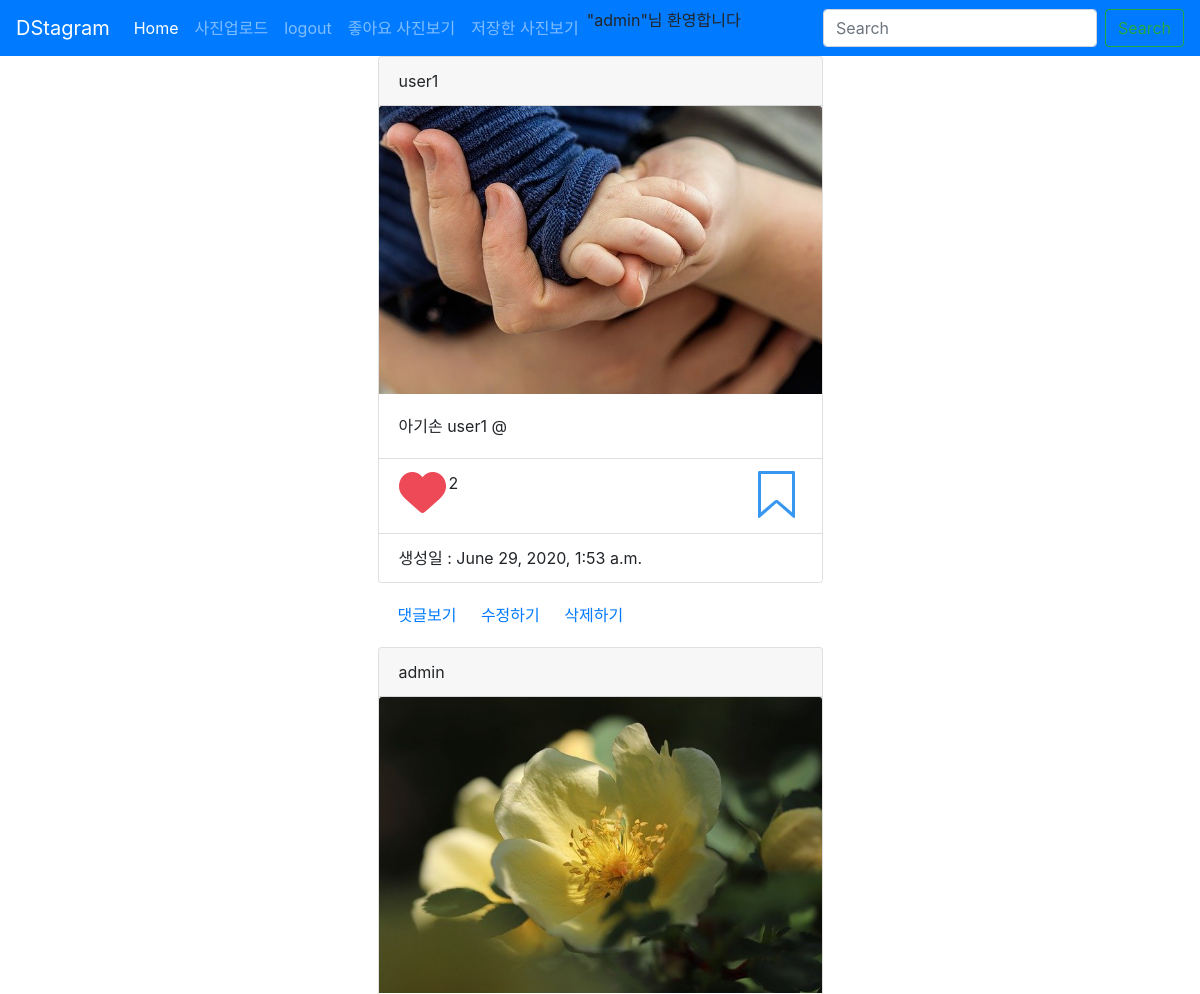
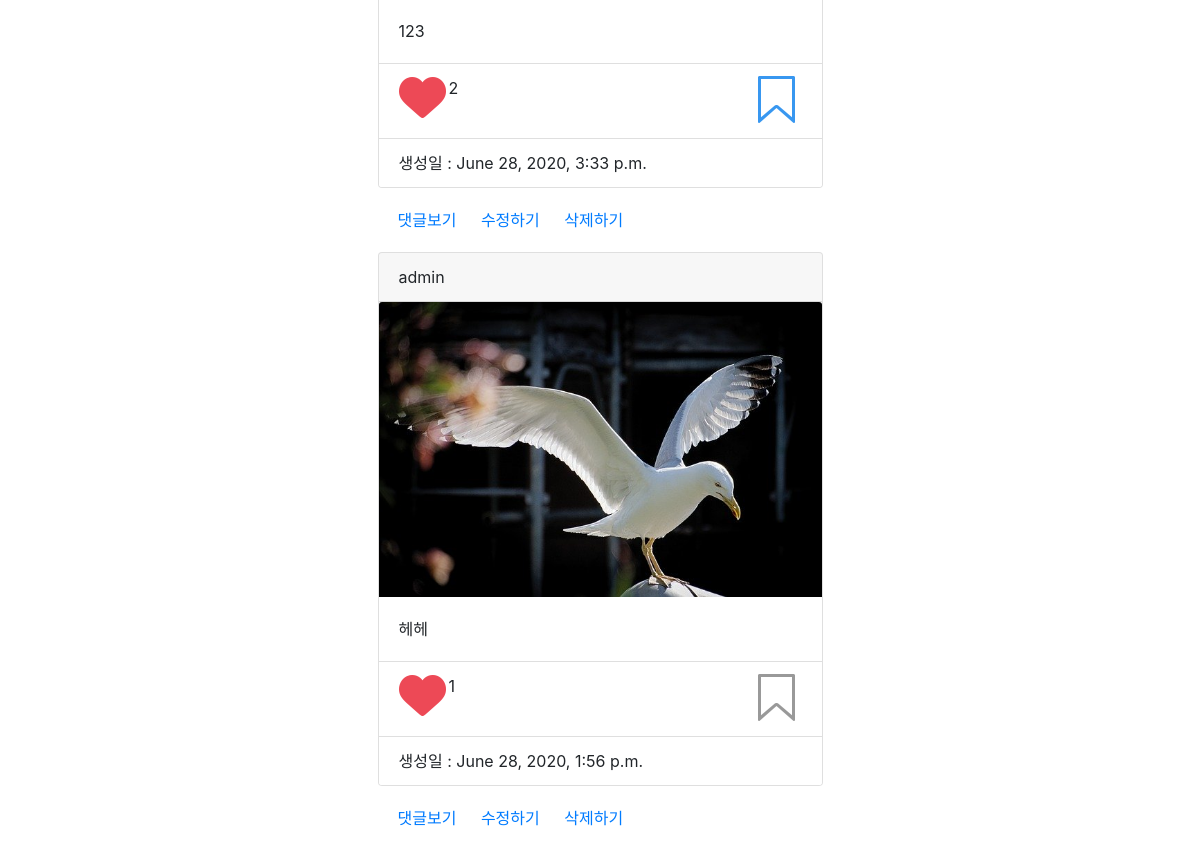
The app's page /like/ (signed in) with its own data (2 pictures, top to bottom).
### photo/models.py (models this page shows, shortened)
class Photo(models.Model):
    author = models.ForeignKey(User, on_delete=models.CASCADE, related_name='user')
    text= models.TextField(blank=True)
    image = models.ImageField(upload_to='timeline_photo/&Y/&m/&d')
    created = models.DateTimeField(auto_now_add=True)
    updated = models.DateTimeField(auto_now=True)
    like = models.ManyToManyField(User, related_name='like_post',blank=True)
    favorite = models.ManyToManyField(User, related_name='favorite_post',blank=True)
    class Meta:
        ordering = ['-created']

### photo/views.py (the view)
# urls.py: path("like/", PhotoLikeList.as_view(), name='like_list'),
class PhotoLikeList(ListView):
    model =Photo
    template_name = 'photo/photo_list.html'
    def dispatch(self, request, *args, **kwargs):
        if not request.user.is_authenticated:
            messages.warning(request, '로그인을 먼저하세요')
            return HttpResponseRedirect('/')
        return super(PhotoLikeList,self).dispatch(request, *args, **kwargs)
    def get_queryset(self):
        user = self.request.user
        queryset = user.like_post.all()
        return queryset

### photo/templates/photo/photo_list.html (shortened to what this page needs)
{% extends 'base.html' %}
{% block content %}
<div class="container">
<div class="row">
    <div class="col"></div>
    <div class="col-5">
        {% for object in object_list %}
        <div class="card">
            <div class="card-header">
                {{ object.author }}
            </div>
            <img src="{{object.image.url}}" class="card-img-top">
            <div class="card-body">
                <p class="card-text">{{object.text}}</p>
            </div>
            <ul class ="list-group list-group-flush">
                {% if user.is_authenticated %}
                <li class="list-group-item">
                    <a href="{% url 'photo:like' object.id %}"
                    class="float-left btn-like {% if user in object.like.all %} active {% endif %}" class="">좋아요!</a>
                    {% if object.like.all.count %}
                    <span class ="">
                        {{object.like.all.count}}
                    </span>
                    {% endif %}
                    <a href="{% url 'photo:favorite' object.id %}"
                    class="float-right btn-favorite {%if user in object.favorite.all %}active{%endif%}">저장하기!</a>
                </li>
                {% endif %}
                <li class="list-group-item">생성일 : {{object.created}}</li>
            </ul>
        </div>
        <div class="card-body">
            <a href="{% url 'photo:detail' object.id %}" class="card-link">댓글보기</a>
            <a href="{% url 'photo:update' object.id %}" class="card-link">수정하기</a>
            <a href="{% url 'photo:delete' object.id %}" class="card-link">삭제하기</a>
        </div>
        {% endfor %}
    </div>
    <div class="col"></div>
</div>
</div>
{% endblock %}

### layout/base.html (shortened to what this page needs)
  <!DOCTYPE html>
  <html lang="en">
  <head>
      <link rel="stylesheet" href="https://stackpath.bootstrapcdn.com/bootstrap/4.5.0/css/bootstrap.min.css">
    </head>
  <body>
    {% load static %}
    <nav class="navbar navbar-expand-lg navbar-dark bg-primary">
        <a class="navbar-brand" href="#">DStagram</a>
        <div class="collapse navbar-collapse" id="navbarTogglerDemo03">
          <ul class="navbar-nav mr-auto mt-2 mt-lg-0">
            <li class="nav-item active">
              <a class="nav-link" href="{% url 'photo:index' %}">Home <span class="sr-only">(current)</span></a>
            </li>
            {%if user.is_authenticated %}
            <li class="nav-item">
              <a class="nav-link" href="{% url 'photo:create'%}">사진업로드</a>
            </li>
            <li class="nav-item">
              <a class="nav-link" href="{% url 'accounts:logout'%}">logout</a>
            </li>
            {% else %}
            <li class="nav-item">
              <a class="nav-link" href="{% url 'accounts:login'%}">Login</a>
            </li>
            {% endif %}
            <li class="nav-item">
              <a class="nav-link" href="{% url 'photo:like_list'%}">좋아요 사진보기</a>
            </li>
            <li class="nav-item">
              <a class="nav-link" href="{% url 'photo:favorite_list'%}">저장한 사진보기</a>
            </li>
            <li class="nav-item">
              <p>"{{request.user.username}}"님 환영합니다</p>
            </li>
          </ul>
          <form class="form-inline my-2 my-lg-0">
            <input class="form-control mr-sm-2" type="search" placeholder="Search" aria-label="Search">
            <button class="btn btn-outline-success my-2 my-sm-0" type="submit">Search</button>
          </form>
        </div>
      </nav>
      {% block content %}
      {% endblock %}
  </body>
  </html>

### records on screen
Photo: author "user1", image (picture), text "아기손 user1 @", like.all.count "2", created "June 29, 2020, 1:53 a.m."
Photo: author "admin", image (picture), text "123", like.all.count "2", created "June 28, 2020, 3:33 p.m."
Photo: author "admin", image (picture), text "헤헤", like.all.count "1", created "June 28, 2020, 1:56 p.m."

### other values on screen
{{ request.user.username }} "admin"
